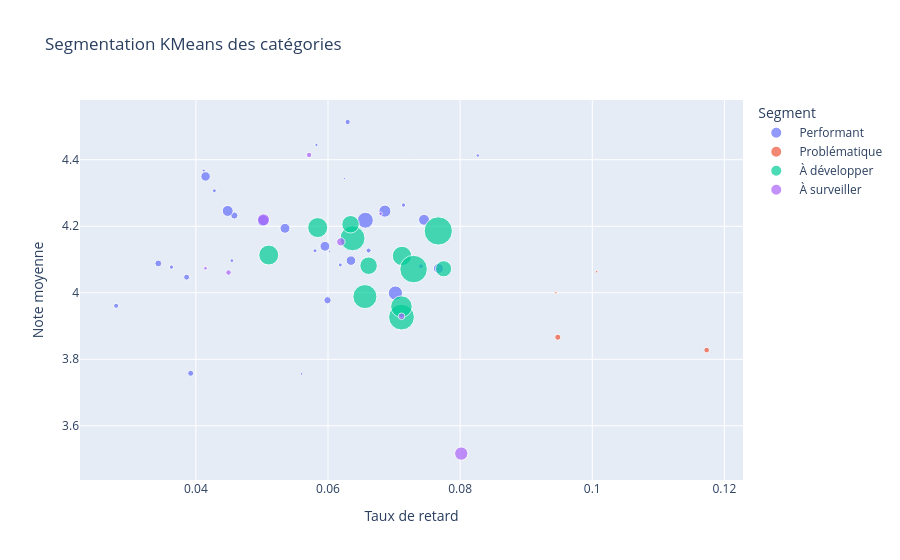

This figure's notebook cell:
### Markdown cell above
#### 5. Segmentation KMeans des catégories en 4 groupes de performance

### Code cell
from sklearn.cluster import KMeans
from sklearn.preprocessing import StandardScaler

# ── Préparation des données ───────────────────────────────────────────────
X = stats_cat[['CA', 'note_moyenne', 'taux_retard', 'frais_moy']].dropna()

# ── Normalisation ─────────────────────────────────────────────────────────
scaler = StandardScaler()
X_scaled = scaler.fit_transform(X)

# ── Modèle KMeans ─────────────────────────────────────────────────────────
kmeans = KMeans(n_clusters=4, random_state=42)
stats_cat['cluster'] = kmeans.fit_predict(X_scaled)

# ── Description des clusters ──────────────────────────────────────────────
desc_clusters = stats_cat.groupby('cluster').agg(
    nb_categories = ('categorie',    'count'),
    CA_moyen      = ('CA',           'mean'),
    note_moyenne  = ('note_moyenne', 'mean'),
    taux_retard   = ('taux_retard',  'mean'),
    frais_moy     = ('frais_moy',    'mean')
).reset_index()

# ── Score par cluster pour nommage automatique ────────────────────────────
desc_clusters['score_perf'] = (
    desc_clusters['CA_moyen'].rank(pct=True) +
    desc_clusters['note_moyenne'].rank(pct=True) +
    (1 - desc_clusters['taux_retard'].rank(pct=True))
)

# Trier par score et assigner les labels dans l'ordre
desc_clusters_sorted = desc_clusters.sort_values('score_perf', ascending=False).reset_index(drop=True)
desc_clusters_sorted['cluster_label'] = [
    ' Performant',
    ' À développer',
    ' À surveiller',
    ' Problématique'
]
# Mapper les labels sur stats_cat
mapping = dict(zip(desc_clusters_sorted['cluster'], desc_clusters_sorted['cluster_label']))
stats_cat['cluster_label'] = stats_cat['cluster'].map(mapping)

# ── Visualisation ─────────────────────────────────────────────────────────
fig = px.scatter(stats_cat,
                 x='taux_retard', y='note_moyenne',
                 size='CA', color='cluster_label',
                 hover_name='categorie',
                 title="Segmentation KMeans des catégories",
                 labels={
                     'taux_retard'  : 'Taux de retard',
                     'note_moyenne' : 'Note moyenne',
                     'cluster_label': 'Segment'
                 })
fig.show()

### Figure 1 — Plotly figure (JSON) as saved in the notebook; plotly's stock layout.template omitted (floating-point values rounded to 4 significant figures)
{"data": [{"hovertemplate": "<b>%{hovertext}</b><br><br>Segment= Performant<br>Taux de retard=%{x}<br>Note moyenne=%{y}<br>CA=%{marker.size}<extra></extra>", "hovertext": ["agro_industry_and_commerce", "air_conditioning", "art", "books_general_interest", "books_technical", "cine_photo", "consoles_games", "construction_tools_construction", "construction_tools_lights", "construction_tools_safety", "costruction_tools_garden", "costruction_tools_tools", "drinks", "dvds_blu_ray", "electronics", "fashion_bags_accessories", "fashion_male_clothing", "fashion_shoes", "fixed_telephony", "food", "food_drink", "home_appliances", "home_construction", "industry_commerce_and_business", "luggage_accessories", "market_place", "musical_instruments", "perfumery", "pet_shop", "small_appliances", "stationery", "tablets_printing_image", "telephony"], "legendgroup": " Performant", "marker": {"color": "#636efa", "size": [70150.0, 52720.0, 23460.0, 42290.0, 18000.0, 6103.0, 146300.0, 137600.0, 39430.0, 38480.0, 24740.0, 15900.0, 20860.0, 4543.0, 153400.0, 147800.0, 10450.0, 23000.0, 55320.0, 28140.0, 14870.0, 78050.0, 80300.0, 37670.0, 135600.0, 27710.0, 181000.0, 384600.0, 207700.0, 181100.0, 221200.0, 7528.0, 306800.0], "sizemode": "area", "sizeref": 3029.0, "symbol": "circle"}, "mode": "markers", "name": " Performant", "orientation": "v", "showlegend": true, "type": "scatter", "x": [0.03431, 0.0386, 0.06186, 0.06298, 0.08268, 0.0625, 0.05953, 0.06347, 0.07407, 0.02793, 0.05804, 0.05825, 0.04545, 0.06557, 0.07672, 0.05349, 0.056, 0.0428, 0.03922, 0.07143, 0.0412, 0.04582, 0.05993, 0.06615, 0.04147, 0.0363, 0.07453, 0.06565, 0.05016, 0.04482, 0.06861, 0.06024, 0.0702], "xaxis": "x", "y": [4.088, 4.047, 4.084, 4.513, 4.413, 4.344, 4.14, 4.097, 4.08, 3.961, 4.126, 4.444, 4.097, 4.18, 4.073, 4.194, 3.756, 4.307, 3.758, 4.264, 4.367, 4.232, 3.977, 4.127, 4.35, 4.077, 4.219, 4.218, 4.217, 4.246, 4.245, 4.123, 3.999], "yaxis": "y"}, {"hovertemplate": "<b>%{hovertext}</b><br><br>Segment= Problématique<br>Taux de retard=%{x}<br>Note moyenne=%{y}<br>CA=%{marker.size}<extra></extra>", "hovertext": ["audio", "christmas_supplies", "fashion_underwear_beach", "home_confort"], "legendgroup": " Problématique", "marker": {"color": "#EF553B", "size": [49250.0, 8732.0, 9306.0, 56830.0], "sizemode": "area", "sizeref": 3029.0, "symbol": "circle"}, "mode": "markers", "name": " Problématique", "orientation": "v", "showlegend": true, "type": "scatter", "x": [0.1173, 0.1007, 0.09449, 0.09479], "xaxis": "x", "y": [3.828, 4.063, 4.0, 3.866], "yaxis": "y"}, {"hovertemplate": "<b>%{hovertext}</b><br><br>Segment= À développer<br>Taux de retard=%{x}<br>Note moyenne=%{y}<br>CA=%{marker.size}<extra></extra>", "hovertext": ["auto", "baby", "bed_bath_table", "computers_accessories", "cool_stuff", "furniture_decor", "garden_tools", "health_beauty", "housewares", "sports_leisure", "toys", "watches_gifts"], "legendgroup": " À développer", "marker": {"color": "#00cc96", "size": [573200.0, 394700.0, 1008000.0, 877300.0, 605600.0, 703300.0, 465100.0, 1212000.0, 603600.0, 944300.0, 465000.0, 1152000.0], "sizemode": "area", "sizeref": 3029.0, "symbol": "circle"}, "mode": "markers", "name": " À développer", "orientation": "v", "showlegend": true, "type": "scatter", "x": [0.0712, 0.0775, 0.07112, 0.06559, 0.05844, 0.07112, 0.06615, 0.07669, 0.05103, 0.06371, 0.06341, 0.07295], "xaxis": "x", "y": [4.111, 4.072, 3.927, 3.988, 4.196, 3.958, 4.081, 4.186, 4.113, 4.164, 4.206, 4.071], "yaxis": "y"}, {"hovertemplate": "<b>%{hovertext}</b><br><br>Segment= À surveiller<br>Taux de retard=%{x}<br>Note moyenne=%{y}<br>CA=%{marker.size}<extra></extra>", "hovertext": ["computers", "furniture_bedroom", "furniture_living_room", "home_appliances_2", "kitchen_dining_laundry_garden_furniture", "office_furniture", "signaling_and_security", "small_appliances_home_oven_and_coffee"], "legendgroup": " À surveiller", "marker": {"color": "#ab63fa", "size": [218700.0, 19050.0, 67000.0, 105300.0, 44930.0, 267400.0, 21030.0, 45540.0], "sizemode": "area", "sizeref": 3029.0, "symbol": "circle"}, "mode": "markers", "name": " À surveiller", "orientation": "v", "showlegend": true, "type": "scatter", "x": [0.05025, 0.06796, 0.07114, 0.06195, 0.04494, 0.08017, 0.04145, 0.05714], "xaxis": "x", "y": [4.219, 4.238, 3.929, 4.153, 4.061, 3.516, 4.074, 4.414], "yaxis": "y"}], "layout": {"legend": {"itemsizing": "constant", "title": {"text": "Segment"}, "tracegroupgap": 0}, "title": {"text": "Segmentation KMeans des catégories"}, "xaxis": {"anchor": "y", "domain": [0, 1], "title": {"text": "Taux de retard"}}, "yaxis": {"anchor": "x", "domain": [0, 1], "title": {"text": "Note moyenne"}}}}
